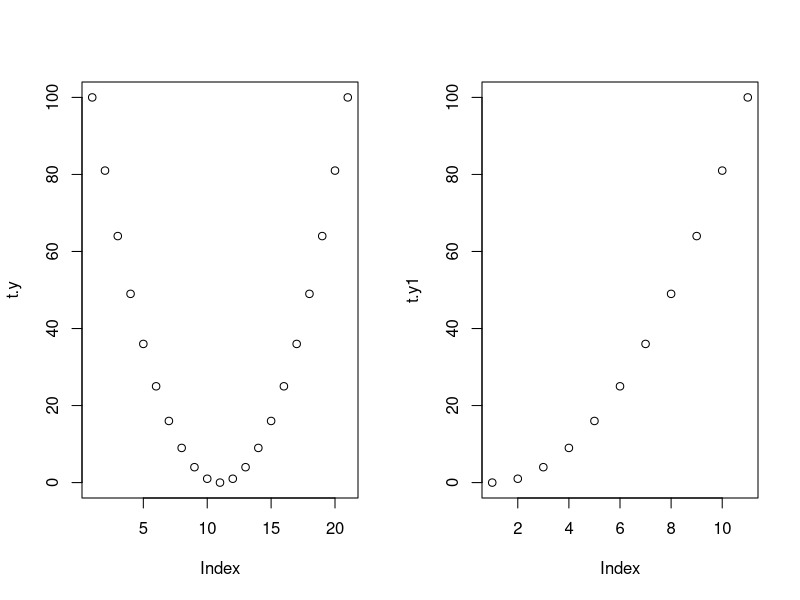

The R script that drew this image:
#Aufgabe 4.2
t.x <- c(-10:10)
t.x
t.x1 <- c(0:10)
t.y <- t.x^2
t.y
t.y1 <- t.x1^2
t.y1

par(mfrow = c(1, 2))
plot(t.y)
plot(t.y1)
cor(t.x, t.y)
cor(t.x1, t.y1)


#Aufgabe 4.5
A <- 3/4
B <- 2/3
library(MASS)
#a
fractions(A*B)
#b
fractions(A+B - A*B)
#c
1-fractions(A*B)
#d
1-fractions(A+B - A*B)

#4.6
erdbeben <- 0.04
taifung <- 0.08

erdbeben+taifung - erdbeben*taifung
